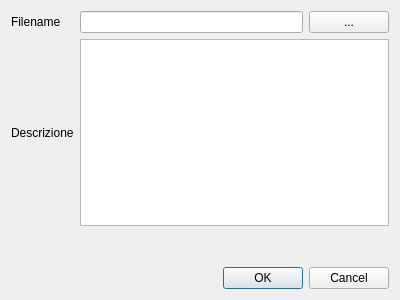
<?xml version="1.0" encoding="UTF-8"?>
<ui version="4.0">
 <class>AddDocumentDialog</class>
 <widget class="QDialog" name="AddDocumentDialog">
  <property name="geometry">
   <rect>
    <x>0</x>
    <y>0</y>
    <width>400</width>
    <height>300</height>
   </rect>
  </property>
  <property name="windowTitle">
   <string>Aggiunta documento alla moneta</string>
  </property>
  <layout class="QGridLayout" name="gridLayout">
   <item row="0" column="0">
    <widget class="QLabel" name="label">
     <property name="text">
      <string>Filename</string>
     </property>
    </widget>
   </item>
   <item row="0" column="1">
    <widget class="QLineEdit" name="filename">
     <property name="readOnly">
      <bool>true</bool>
     </property>
    </widget>
   </item>
   <item row="2" column="0">
    <widget class="QLabel" name="label_2">
     <property name="text">
      <string>Descrizione</string>
     </property>
    </widget>
   </item>
   <item row="2" column="1" colspan="2">
    <widget class="QPlainTextEdit" name="descrizione"/>
   </item>
   <item row="4" column="0" colspan="3">
    <widget class="QDialogButtonBox" name="buttonBox">
     <property name="orientation">
      <enum>Qt::Horizontal</enum>
     </property>
     <property name="standardButtons">
      <set>QDialogButtonBox::Cancel|QDialogButtonBox::Ok</set>
     </property>
    </widget>
   </item>
   <item row="0" column="2">
    <widget class="QPushButton" name="selectFile">
     <property name="text">
      <string>...</string>
     </property>
    </widget>
   </item>
   <item row="3" column="0">
    <spacer name="verticalSpacer">
     <property name="orientation">
      <enum>Qt::Vertical</enum>
     </property>
     <property name="sizeHint" stdset="0">
      <size>
       <width>20</width>
       <height>40</height>
      </size>
     </property>
    </spacer>
   </item>
  </layout>
 </widget>
 <resources/>
 <connections>
  <connection>
   <sender>buttonBox</sender>
   <signal>accepted()</signal>
   <receiver>AddDocumentDialog</receiver>
   <slot>accept()</slot>
   <hints>
    <hint type="sourcelabel">
     <x>248</x>
     <y>254</y>
    </hint>
    <hint type="destinationlabel">
     <x>157</x>
     <y>274</y>
    </hint>
   </hints>
  </connection>
  <connection>
   <sender>buttonBox</sender>
   <signal>rejected()</signal>
   <receiver>AddDocumentDialog</receiver>
   <slot>reject()</slot>
   <hints>
    <hint type="sourcelabel">
     <x>316</x>
     <y>260</y>
    </hint>
    <hint type="destinationlabel">
     <x>286</x>
     <y>274</y>
    </hint>
   </hints>
  </connection>
 </connections>
</ui>
